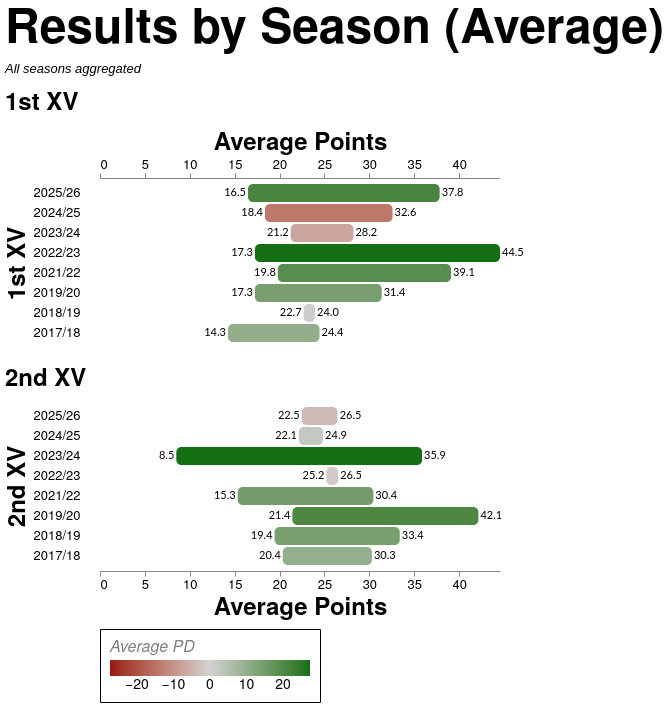

The Vega-Lite source for this figure:
### Vega-Lite specification from a JSON file in a GitHub repository (floating-point values rounded to 4 significant figures)
{"config": {"axis": {"labelFont": "PT Sans Narrow, Helvetica Neue, Helvetica, Arial, sans-serif", "titleFont": "PT Sans Narrow, Helvetica Neue, Helvetica, Arial, sans-serif", "labelFontSize": 13, "titleFontSize": 24, "gridColor": "#202947", "gridOpacity": 0.2, "zindex": 1}, "text": {"font": "Lato, sans-serif"}, "bar": {"cornerRadiusEnd": 5}, "header": {"labelFont": "PT Sans Narrow, Helvetica Neue, Helvetica, Arial, sans-serif", "titleFont": "PT Sans Narrow, Helvetica Neue, Helvetica, Arial, sans-serif", "labelFontSize": 24, "titleFontSize": 28, "labelFontWeight": "bold", "orient": "left"}, "legend": {"labelFont": "PT Sans Narrow, Helvetica Neue, Helvetica, Arial, sans-serif", "titleFont": "PT Sans Narrow, Helvetica Neue, Helvetica, Arial, sans-serif", "labelFontSize": 14, "titleFontSize": 16, "titlePadding": 5, "fillColor": "white", "strokeColor": "black", "padding": 10, "titleFontWeight": "lighter", "titleFontStyle": "italic", "titleColor": "gray", "offset": 10}, "title": {"font": "PT Sans Narrow, Helvetica Neue, Helvetica, Arial, sans-serif", "fontSize": 48, "fontWeight": "bold", "anchor": "start", "align": "center", "titlePadding": 20, "subtitlePadding": 10, "subtitleFontSize": 13, "subtitleColor": "", "subtitleFontStyle": "italic", "offset": 15, "color": "black"}, "axisX": {"labelAngle": 0}, "facet": {"title": null, "header": null, "align": {"row": "each", "column": "each"}}, "resolve": {"scale": {"y": "independent", "facet": "independent"}}, "background": "transparent", "scale": {"offsetBandPaddingOuter": 0.2, "offsetBandPaddingInner": 0.1}, "view": {"stroke": null, "background": "transparent", "strokeWidth": 0}}, "vconcat": [{"layer": [{"mark": {"type": "bar"}, "encoding": {"color": {"field": "margin", "legend": {"orient": "bottom", "title": "Average PD"}, "scale": {"domain": [-27.38, 0, 27.38], "range": ["#981515", "lightgray", "#146f14"]}, "type": "quantitative"}, "detail": {"field": "season", "type": "nominal"}, "tooltip": [{"field": "squad", "title": "Squad", "type": "nominal"}, {"field": "season", "title": "Season", "type": "nominal"}, {"field": "avg_pf", "format": ".1f", "title": "Avg Points For", "type": "quantitative"}, {"field": "avg_pa", "format": ".1f", "title": "Avg Points Against", "type": "quantitative"}, {"field": "margin", "format": "+.1f", "title": "Avg Margin", "type": "quantitative"}, {"field": "wins", "title": "Wins", "type": "quantitative"}, {"field": "losses", "title": "Losses", "type": "quantitative"}, {"field": "draws", "title": "Draws", "type": "quantitative"}, {"field": "total_games", "title": "Games", "type": "quantitative"}], "x": {"axis": {"grid": false, "offset": 5, "orient": "top"}, "field": "avg_pf", "scale": {"domain": [0, 44.55]}, "title": "Average Points", "type": "quantitative"}, "x2": {"field": "avg_pa"}, "y": {"axis": {"domain": false, "labelLimit": 120, "labelPadding": 12, "offset": 8, "orient": "left", "ticks": false}, "field": "season", "sort": {"field": "sort_key", "op": "min", "order": "ascending"}, "title": "1st XV", "type": "nominal"}}}, {"mark": {"type": "text", "align": "right", "dx": -2, "dy": 0}, "encoding": {"color": {"value": "black"}, "detail": {"field": "season", "type": "nominal"}, "text": {"field": "avg_min", "format": ".1f", "type": "quantitative"}, "tooltip": [{"field": "squad", "title": "Squad", "type": "nominal"}, {"field": "season", "title": "Season", "type": "nominal"}, {"field": "avg_pf", "format": ".1f", "title": "Avg Points For", "type": "quantitative"}, {"field": "avg_pa", "format": ".1f", "title": "Avg Points Against", "type": "quantitative"}, {"field": "margin", "format": "+.1f", "title": "Avg Margin", "type": "quantitative"}, {"field": "wins", "title": "Wins", "type": "quantitative"}, {"field": "losses", "title": "Losses", "type": "quantitative"}, {"field": "draws", "title": "Draws", "type": "quantitative"}, {"field": "total_games", "title": "Games", "type": "quantitative"}], "x": {"axis": {"domain": false, "labels": false, "ticks": false, "title": null}, "field": "avg_min", "scale": {"domain": [0, 44.55]}, "title": "Average Points", "type": "quantitative"}, "y": {"axis": null, "field": "season", "sort": {"field": "sort_key", "op": "min", "order": "ascending"}, "type": "nominal"}}}, {"mark": {"type": "text", "align": "left", "dx": 2, "dy": 0}, "encoding": {"color": {"value": "black"}, "detail": {"field": "season", "type": "nominal"}, "text": {"field": "avg_max", "format": ".1f", "type": "quantitative"}, "tooltip": [{"field": "squad", "title": "Squad", "type": "nominal"}, {"field": "season", "title": "Season", "type": "nominal"}, {"field": "avg_pf", "format": ".1f", "title": "Avg Points For", "type": "quantitative"}, {"field": "avg_pa", "format": ".1f", "title": "Avg Points Against", "type": "quantitative"}, {"field": "margin", "format": "+.1f", "title": "Avg Margin", "type": "quantitative"}, {"field": "wins", "title": "Wins", "type": "quantitative"}, {"field": "losses", "title": "Losses", "type": "quantitative"}, {"field": "draws", "title": "Draws", "type": "quantitative"}, {"field": "total_games", "title": "Games", "type": "quantitative"}], "x": {"axis": {"domain": false, "labels": false, "ticks": false, "title": null}, "field": "avg_max", "scale": {"domain": [0, 44.55]}, "title": null, "type": "quantitative"}, "y": {"axis": {"domain": false, "labels": false, "offset": 8, "orient": "right", "ticks": false, "title": null}, "field": "season", "sort": {"field": "sort_key", "op": "min", "order": "ascending"}, "type": "nominal"}}}], "data": {"name": "data-f36e38b673e2375087e330c0403fd415"}, "resolve": {"scale": {"x": "independent"}}, "title": {"text": "1st XV", "anchor": "start", "fontSize": 24}, "width": 400}, {"layer": [{"mark": {"type": "bar"}, "encoding": {"color": {"field": "margin", "legend": null, "scale": {"domain": [-27.38, 0, 27.38], "range": ["#981515", "lightgray", "#146f14"]}, "type": "quantitative"}, "detail": {"field": "season", "type": "nominal"}, "tooltip": [{"field": "squad", "title": "Squad", "type": "nominal"}, {"field": "season", "title": "Season", "type": "nominal"}, {"field": "avg_pf", "format": ".1f", "title": "Avg Points For", "type": "quantitative"}, {"field": "avg_pa", "format": ".1f", "title": "Avg Points Against", "type": "quantitative"}, {"field": "margin", "format": "+.1f", "title": "Avg Margin", "type": "quantitative"}, {"field": "wins", "title": "Wins", "type": "quantitative"}, {"field": "losses", "title": "Losses", "type": "quantitative"}, {"field": "draws", "title": "Draws", "type": "quantitative"}, {"field": "total_games", "title": "Games", "type": "quantitative"}], "x": {"axis": {"grid": false, "offset": 5, "orient": "bottom"}, "field": "avg_pf", "scale": {"domain": [0, 44.55]}, "title": "Average Points", "type": "quantitative"}, "x2": {"field": "avg_pa"}, "y": {"axis": {"domain": false, "labelLimit": 120, "labelPadding": 12, "offset": 8, "orient": "left", "ticks": false}, "field": "season", "sort": {"field": "sort_key", "op": "min", "order": "ascending"}, "title": "2nd XV", "type": "nominal"}}}, {"mark": {"type": "text", "align": "right", "dx": -2, "dy": 0}, "encoding": {"color": {"value": "black"}, "detail": {"field": "season", "type": "nominal"}, "text": {"field": "avg_min", "format": ".1f", "type": "quantitative"}, "tooltip": [{"field": "squad", "title": "Squad", "type": "nominal"}, {"field": "season", "title": "Season", "type": "nominal"}, {"field": "avg_pf", "format": ".1f", "title": "Avg Points For", "type": "quantitative"}, {"field": "avg_pa", "format": ".1f", "title": "Avg Points Against", "type": "quantitative"}, {"field": "margin", "format": "+.1f", "title": "Avg Margin", "type": "quantitative"}, {"field": "wins", "title": "Wins", "type": "quantitative"}, {"field": "losses", "title": "Losses", "type": "quantitative"}, {"field": "draws", "title": "Draws", "type": "quantitative"}, {"field": "total_games", "title": "Games", "type": "quantitative"}], "x": {"axis": {"domain": false, "labels": false, "ticks": false, "title": null}, "field": "avg_min", "scale": {"domain": [0, 44.55]}, "title": "Average Points", "type": "quantitative"}, "y": {"axis": null, "field": "season", "sort": {"field": "sort_key", "op": "min", "order": "ascending"}, "type": "nominal"}}}, {"mark": {"type": "text", "align": "left", "dx": 2, "dy": 0}, "encoding": {"color": {"value": "black"}, "detail": {"field": "season", "type": "nominal"}, "text": {"field": "avg_max", "format": ".1f", "type": "quantitative"}, "tooltip": [{"field": "squad", "title": "Squad", "type": "nominal"}, {"field": "season", "title": "Season", "type": "nominal"}, {"field": "avg_pf", "format": ".1f", "title": "Avg Points For", "type": "quantitative"}, {"field": "avg_pa", "format": ".1f", "title": "Avg Points Against", "type": "quantitative"}, {"field": "margin", "format": "+.1f", "title": "Avg Margin", "type": "quantitative"}, {"field": "wins", "title": "Wins", "type": "quantitative"}, {"field": "losses", "title": "Losses", "type": "quantitative"}, {"field": "draws", "title": "Draws", "type": "quantitative"}, {"field": "total_games", "title": "Games", "type": "quantitative"}], "x": {"axis": {"domain": false, "labels": false, "ticks": false, "title": null}, "field": "avg_max", "scale": {"domain": [0, 44.55]}, "title": null, "type": "quantitative"}, "y": {"axis": {"domain": false, "labels": false, "offset": 8, "orient": "right", "ticks": false, "title": null}, "field": "season", "sort": {"field": "sort_key", "op": "min", "order": "ascending"}, "type": "nominal"}}}], "data": {"name": "data-a0126f49e0e51fa519be866007827187"}, "resolve": {"scale": {"x": "independent"}}, "title": {"text": "2nd XV", "anchor": "start", "fontSize": 24}, "width": 400}], "resolve": {"scale": {"color": "shared", "x": "independent", "y": "shared"}}, "spacing": 24, "title": {"text": "Results by Season (Average)", "subtitle": ["All seasons aggregated"]}, "$schema": "https://vega.github.io/schema/vega-lite/v5.20.1.json", "datasets": {"data-f36e38b673e2375087e330c0403fd415": [{"season": "2025/26", "squad": "1st", "avg_pf": 37.83, "avg_pa": 16.48, "wins": 18, "losses": 5, "draws": 0, "total_games": 23, "margin": 21.35, "avg_min": 16.48, "avg_max": 37.83, "dominant_result": "W", "season_start": 2025, "squad_order": 0, "sort_key": 0}, {"season": "2024/25", "squad": "1st", "avg_pf": 18.38, "avg_pa": 32.58, "wins": 4, "losses": 19, "draws": 1, "total_games": 24, "margin": -14.21, "avg_min": 18.38, "avg_max": 32.58, "dominant_result": "L", "season_start": 2024, "squad_order": 0, "sort_key": 1}, {"season": "2023/24", "squad": "1st", "avg_pf": 21.23, "avg_pa": 28.23, "wins": 9, "losses": 17, "draws": 0, "total_games": 26, "margin": -7.0, "avg_min": 21.23, "avg_max": 28.23, "dominant_result": "L", "season_start": 2023, "squad_order": 0, "sort_key": 2}, {"season": "2022/23", "squad": "1st", "avg_pf": 44.55, "avg_pa": 17.25, "wins": 17, "losses": 3, "draws": 0, "total_games": 20, "margin": 27.3, "avg_min": 17.25, "avg_max": 44.55, "dominant_result": "W", "season_start": 2022, "squad_order": 0, "sort_key": 3}, {"season": "2021/22", "squad": "1st", "avg_pf": 39.1, "avg_pa": 19.8, "wins": 16, "losses": 4, "draws": 0, "total_games": 20, "margin": 19.3, "avg_min": 19.8, "avg_max": 39.1, "dominant_result": "W", "season_start": 2021, "squad_order": 0, "sort_key": 4}, {"season": "2019/20", "squad": "1st", "avg_pf": 31.38, "avg_pa": 17.25, "wins": 12, "losses": 4, "draws": 0, "total_games": 16, "margin": 14.12, "avg_min": 17.25, "avg_max": 31.38, "dominant_result": "W", "season_start": 2019, "squad_order": 0, "sort_key": 5}, {"season": "2018/19", "squad": "1st", "avg_pf": 23.95, "avg_pa": 22.67, "wins": 7, "losses": 13, "draws": 1, "total_games": 21, "margin": 1.286, "avg_min": 22.67, "avg_max": 23.95, "dominant_result": "L", "season_start": 2018, "squad_order": 0, "sort_key": 6}, {"season": "2017/18", "squad": "1st", "avg_pf": 24.45, "avg_pa": 14.25, "wins": 13, "losses": 7, "draws": 0, "total_games": 20, "margin": 10.2, "avg_min": 14.25, "avg_max": 24.45, "dominant_result": "W", "season_start": 2017, "squad_order": 0, "sort_key": 7}], "data-a0126f49e0e51fa519be866007827187": [{"season": "2025/26", "squad": "2nd", "avg_pf": 22.47, "avg_pa": 26.47, "wins": 9, "losses": 6, "draws": 0, "total_games": 15, "margin": -4.0, "avg_min": 22.47, "avg_max": 26.47, "dominant_result": "W", "season_start": 2025, "squad_order": 1, "sort_key": 0}, {"season": "2024/25", "squad": "2nd", "avg_pf": 24.85, "avg_pa": 22.15, "wins": 11, "losses": 9, "draws": 0, "total_games": 20, "margin": 2.7, "avg_min": 22.15, "avg_max": 24.85, "dominant_result": "W", "season_start": 2024, "squad_order": 1, "sort_key": 1}, {"season": "2023/24", "squad": "2nd", "avg_pf": 35.88, "avg_pa": 8.5, "wins": 16, "losses": 0, "draws": 0, "total_games": 16, "margin": 27.38, "avg_min": 8.5, "avg_max": 35.88, "dominant_result": "W", "season_start": 2023, "squad_order": 1, "sort_key": 2}, {"season": "2022/23", "squad": "2nd", "avg_pf": 25.2, "avg_pa": 26.53, "wins": 7, "losses": 7, "draws": 1, "total_games": 15, "margin": -1.333, "avg_min": 25.2, "avg_max": 26.53, "dominant_result": "D", "season_start": 2022, "squad_order": 1, "sort_key": 3}, {"season": "2021/22", "squad": "2nd", "avg_pf": 30.44, "avg_pa": 15.33, "wins": 14, "losses": 4, "draws": 0, "total_games": 18, "margin": 15.11, "avg_min": 15.33, "avg_max": 30.44, "dominant_result": "W", "season_start": 2021, "squad_order": 1, "sort_key": 4}, {"season": "2019/20", "squad": "2nd", "avg_pf": 42.14, "avg_pa": 21.43, "wins": 7, "losses": 0, "draws": 0, "total_games": 7, "margin": 20.71, "avg_min": 21.43, "avg_max": 42.14, "dominant_result": "W", "season_start": 2019, "squad_order": 1, "sort_key": 5}, {"season": "2018/19", "squad": "2nd", "avg_pf": 33.39, "avg_pa": 19.44, "wins": 13, "losses": 5, "draws": 0, "total_games": 18, "margin": 13.94, "avg_min": 19.44, "avg_max": 33.39, "dominant_result": "W", "season_start": 2018, "squad_order": 1, "sort_key": 6}, {"season": "2017/18", "squad": "2nd", "avg_pf": 30.29, "avg_pa": 20.36, "wins": 8, "losses": 6, "draws": 0, "total_games": 14, "margin": 9.929, "avg_min": 20.36, "avg_max": 30.29, "dominant_result": "W", "season_start": 2017, "squad_order": 1, "sort_key": 7}]}}
